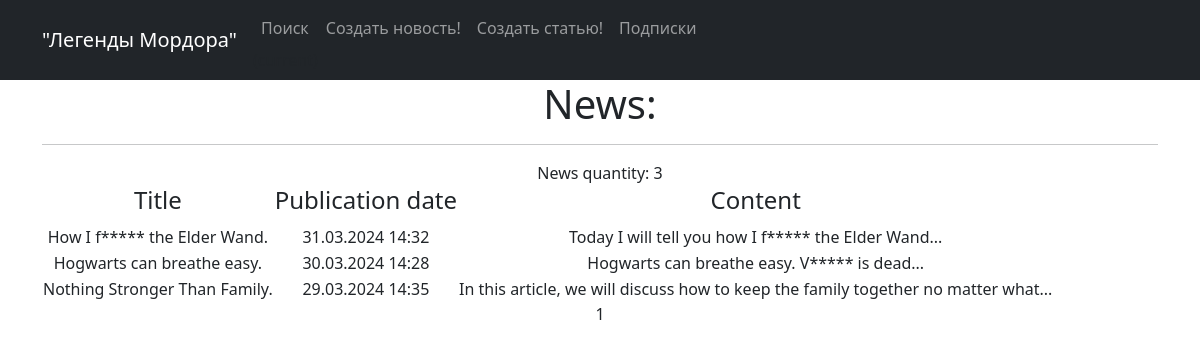
The page /news/ on the database as committed earlier.
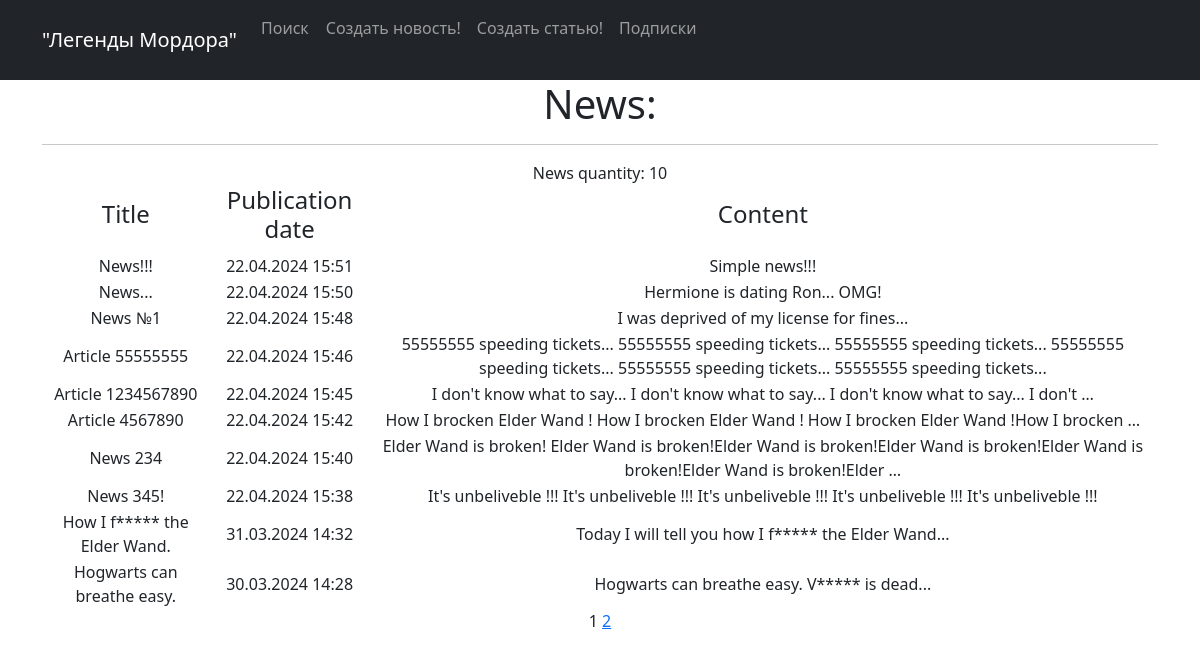
The same page on the database as committed later.
### news/models.py (models this page shows, shortened)
class Post(models.Model):
    post_author = models.ForeignKey(Author, on_delete=models.CASCADE)
    NEWS = 'NW'
    ARTICLE = 'AR'
    CATEGORY_CHOICES = [
        (NEWS, 'NW'),
        (ARTICLE, 'AR'),
    ]
    category_type = models.CharField(max_length=2, choices=CATEGORY_CHOICES, default=ARTICLE)
    creation_date = models.DateTimeField(auto_now_add=True)
    category_post = models.ManyToManyField(Category, through='PostCategory')
    title = models.CharField(max_length=128)
    content = models.TextField()
    rating = models.SmallIntegerField(default=0)

### news/views.py (the view)
# urls.py: path('', PostsList.as_view(), name='post_list'),
class PostsList(ListView):
    model = Post
    ordering = 'title'
    template_name = 'news.html'
    context_object_name = 'news'
    paginate_by = 10
    def get_queryset(self):
        return Post.objects.order_by('-creation_date')

### news/templatetags/custom_filters.py (called while the page is built)
@register.filter(name='censor')
def censor(value):
    for s_w in stop_word:
        if isinstance(value, str):
            value = value.replace(s_w[1:], "*" * 5)
        else:
            raise ValueError(f'Ошибка! Тип {type(value)} не подходит!')
    return value

### news/templatetags/custom_tags.py (called while the page is built)
@register.simple_tag(takes_context=True)
def url_replace(context, **kwargs):
   d = context['request'].GET.copy()
   for k, v in kwargs.items():
       d[k] = v
   return d.urlencode()

### templates/news.html (shortened to what this page needs)
{% extends 'flatpages/default.html' %}
{% load custom_filters %}
{% load custom_tags %}
{% block title %}
    <h1>News:</h1>
{% endblock title %}
{% block content %}
        {% if news %}
            <hr>
                News quantity:
                {{ news|length }}
                <table>
                    <tr>
                        <td><h4>Title</h4></td>
                        <td><h4>Publication date</h4></td>
                        <td><h4>Content</h4></td>
                    </tr>
                    {% for post in news %}
                    <tr>
                        <td>{{ post.title|censor }}</td>
                        <td>{{ post.creation_date|date:'d.m.Y H:i' }}</td>
                        <td>{{ post.content|censor|truncatewords:20 }}</td>
                        <td>
                        </td>
                    </tr>
                    {% endfor %}
                </table>
        {% else %}
            <h2>No news!</h2>
        {% endif %}
   {{ page_obj.number }}
   {% if page_obj.has_next %}
       <a href="?{% url_replace page=page_obj.next_page_number %}">{{ page_obj.next_page_number }}</a>
   {% endif %}
{% endblock content %}

### templates/flatpages/default.html (shortened to what this page needs)
<!DOCTYPE html>
<html lang="en">
    <head>
        {% load static %}
        <link href="{% static 'css/styles.css' %}" rel="stylesheet" />
    </head>
    <body>
<nav class="navbar navbar-expand-lg navbar-dark bg-dark static-top">
   <div class="container">
       <a class="navbar-brand" href="/news/">"Легенды Мордора"</a>
       <div class="collapse navbar-collapse" id="navbarResponsive">
           <ul class="navbar-nav ml-auto">
               <li class="nav-item active">
                   <a class="nav-link" href="/news/search/">Поиск</a>
                       <span class="sr-only">(current)</span>
               </li>
               <li class="nav-item">
                   <a class="nav-link" href="/news/create/">Создать новость!</a>
               </li>
               <li class="nav-item">
                   <a class="nav-link" href="/article/create/">Создать статью!</a>
               </li>
               <li class="nav-item">
                   <a class="nav-link" href="/news/subscriptions/">Подписки</a>
               </li>
           </ul>
       </div>
   </div>
</nav>
        <div class="container">
           <div class="row">
               <div class="col-lg-12 text-center">
                   {% block title %}
                   {% endblock title %}
                   {% block content %}{% endblock content %}
               </div>
           </div>
        </div>
    </body>
</html>

Rows that differ between the two databases and show on the page:
no longer on this page (row unchanged): Post: title|censor "Nothing Stronger Than Family.", creation_date "29.03.2024 14:35", content|censor "In this article, we will discuss how to keep the family together no matter what..."
added Post: title|censor "News!!!", creation_date "22.04.2024 15:51", content|censor "Simple news!!!"
added Post: title|censor "News...", creation_date "22.04.2024 15:50", content|censor "Hermione is dating Ron... OMG!"
added Post: title|censor "News №1", creation_date "22.04.2024 15:48", content|censor "I was deprived of my license for fines..."
added Post: title|censor "Article 55555555", creation_date "22.04.2024 15:46", content|censor "55555555 speeding tickets... 55555555 speeding tickets... 55555555 speeding tickets... 55555555 speeding tickets... 55555555 speeding tickets... 55555555 speeding tickets..."
added Post: title|censor "Article 1234567890", creation_date "22.04.2024 15:45", content|censor "I don't know what to say... I don't know what to say... I don't know what to say... I don't …"
added Post: title|censor "Article 4567890", creation_date "22.04.2024 15:42", content|censor "How I brocken Elder Wand ! How I brocken Elder Wand ! How I brocken Elder Wand !How I brocken …"
added Post: title|censor "News 234", creation_date "22.04.2024 15:40", content|censor "Elder Wand is broken! Elder Wand is broken!Elder Wand is broken!Elder Wand is broken!Elder Wand is broken!Elder Wand is broken!Elder …"
added Post: title|censor "News 345!", creation_date "22.04.2024 15:38", content|censor "It's unbeliveble !!! It's unbeliveble !!! It's unbeliveble !!! It's unbeliveble !!! It's unbeliveble !!!"
Other text that changed with them:
{{ news|length }}: "3" → "10"
{{ page_obj.next_page_number }}: (not shown) → "2"
